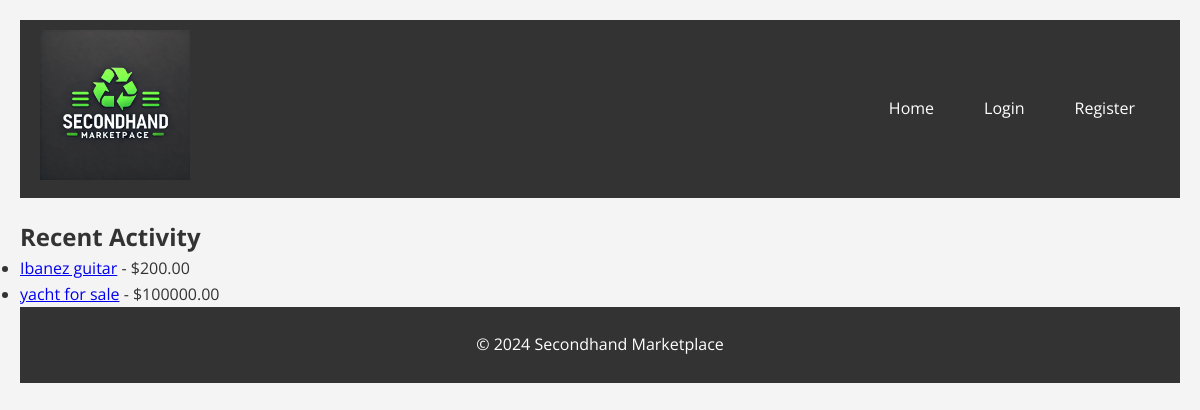
The page /activity/ on the database its author committed.
### listings/models.py (models this page shows, shortened)
class Listing(models.Model):
    title = models.CharField(max_length=255)
    slug = models.SlugField(unique=True, blank=True)
    description = models.TextField()
    price = models.DecimalField(max_digits=10, decimal_places=2)
    category = models.ForeignKey(Category, on_delete=models.CASCADE)
    seller = models.ForeignKey(CustomUser, on_delete=models.CASCADE)
    image = models.ImageField(upload_to='listing_images/', blank=True, null=True)
    created_at = models.DateTimeField(auto_now_add=True)

### users/views.py (the view)
# urls.py: path('activity/', activity_feed, name='activity_feed'),
def activity_feed(request):
    recent_listings = Listing.objects.order_by('-created_at')[:10]
    return render(request, 'users/activity_feed.html', {'recent_listings': recent_listings})

### templates/users/activity_feed.html (shortened to what this page needs)
{% extends 'base.html' %}
{% block content %}
<h2>Recent Activity</h2>
<ul>
    {% for listing in recent_listings %}
        <li>
            <a href="{% url 'listing_detail' listing.slug %}">{{ listing.title }}</a> - ${{ listing.price }}
        </li>
    {% endfor %}
</ul>
{% endblock %}

### static/css/base.css (style rules this page uses)
* { margin: 0; padding: 0; box-sizing: border-box; }
body { font-family: 'Open Sans', Arial, sans-serif; background-color: #f4f4f4; color: #333; line-height: 1.6; padding: 20px; }

### rows shown on the page
Listing: title "Ibanez guitar", price "200.00"
Listing: title "yacht for sale", price "100000.00"
